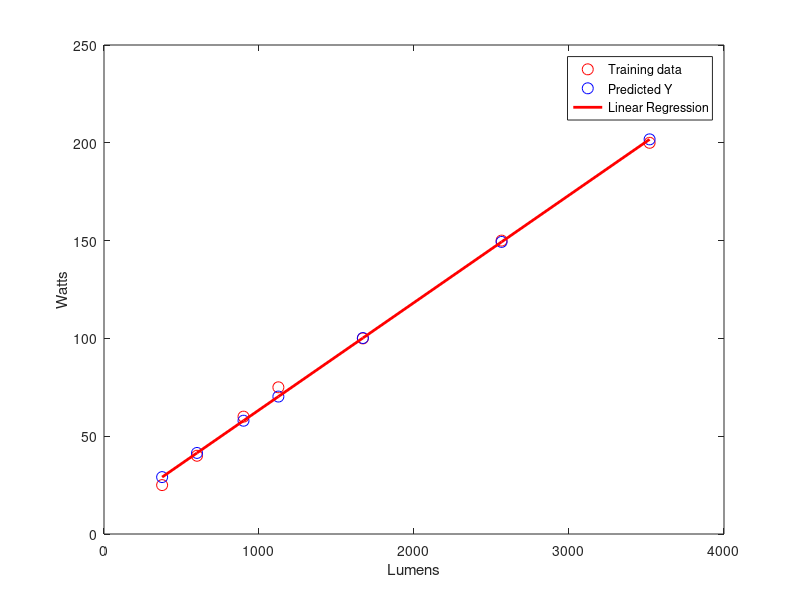

The MATLAB script that drew this image:
# Data of Lumens and Watts
# Halogen incandescent (tungsten halogen) 230 V
lumens = [375, 600, 900, 1125, 1670, 2565, 3520];
watts = [25, 40, 60, 75, 100, 150, 200];

x = [lumens];
y = [watts];

n = length(x);
global mean_x = mean(x)
global mean_y = mean(y)

function plotData(x,y)
  plot(x,y,'ro','MarkerSize',8); % Plot the data
  
  xlabel('Lumens'); % Set the x-axis label
  ylabel('Watts'); % Set the y-axis label
end

# Simple linear regression formula -> y = a + B.x

global e_x = [];
global e_y = [];

function calcError (n, x, y)
  global e_x;
  global e_y;
  global mean_x;
  global mean_y;

  for i = 1:n,
    err_x = x(i) - mean_x;
    err_y = y(i) - mean_y;
    e_x = vertcat(e_x, [err_x]);
    e_y = vertcat(e_y, [err_y]);
  end
endfunction

function num = numerator (n)
  global e_x;
  global e_y;
  num = 0;
  multiplication = [];

  for i = 1:n,
    x = e_x(i) * e_y(i);
    multiplication = vertcat(multiplication, [x]);
  end

  num = sum(multiplication);
  return;
endfunction

function denom = denominator (n)
  global e_x;
  denom = 0;
  square = [];

  for i = 1:n,
    y = power(e_x(i), 2);
    square = vertcat(square, [y]);
  end

  denom = sum(square);
  return
endfunction

function B = slope (num, denom)
  B = num/denom;
  return
endfunction

function a = intercept (B)
  global mean_x;
  global mean_y;

  a = mean_y - B * mean_x;
  return
endfunction

function Y = prediction (n, a, B, x)
  Y = [];

  for i = 1:n,
    predict = a + B * x(i);
    Y = vertcat(Y, [predict]);
  end
  return;
endfunction

function plotPredict(x,Y)
  plot(x,Y,'bo','MarkerSize',8); % Plot the Y prediction
end

function plotLine(x, Y)
  plot(x,Y,'r-','linewidth',2); % Plot the regression line
end

function rmse = estimateTheError(n, y, Y)
  substract = [];
  squared_error = [];
  for i = 1:n,
    subs = Y(i) - y(i);
    substract = vertcat(substract, [subs]);
    square = power(substract(i), 2);
    squared_error = vertcat(squared_error, [square]);
  end
  rmse = sqrt(sum(squared_error)/5);
  return;
endfunction

calcError(n, x, y);
B = slope(numerator(n), denominator(n));
a = intercept(B);
Y = prediction(n, a, B, x);

printf('Prediction: \n');
disp(Y);
printf('\n');
printf('RMSE = %f\n', estimateTheError(n, y, Y));

plotData(x,y);
hold on;
plotPredict(x,Y);
hold on;
plotLine(x,Y);
legend('Training data','Predicted Y','Linear Regression')
hold off;

printf('\n');
fprintf('Program paused. Press enter to exit.\n');

pause;